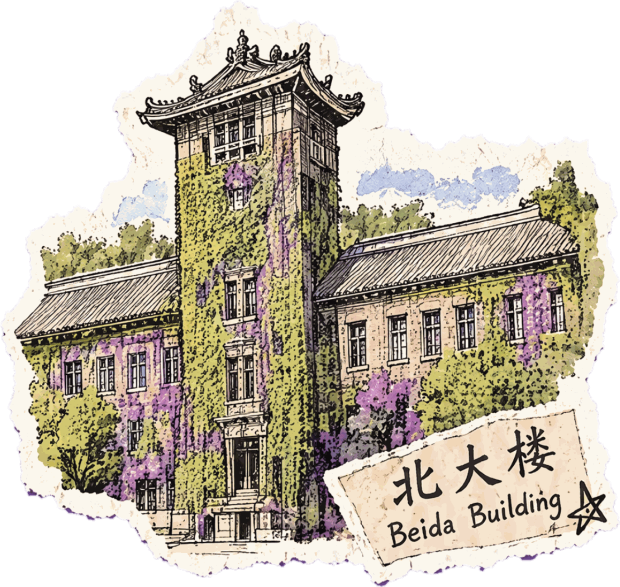
#> input picture src/NJU/art/nju-beida.png, 1240 x 1173 px (shown at 1/2 size)
$ python -i make_title_art.py   (imports and definitions only)
#> lines starting #> are read from the running program, lines starting #| are printed output that depends on the picture
#!/usr/bin/env python3
"""Generate the title-page artwork used by ``collegeBeamer``.

Each college ships a ``background.png``: a black-and-white line drawing of a
campus landmark on a white sheet.  On the new (solid main-colour) title page
that white sheet is unusable, so this script converts every drawing into
"white ink on transparency", which reads well on any dark background.

    python tools/make_title_art.py            # regenerate every college
    python tools/make_title_art.py NJU PolyU  # only the listed colleges

The result is written to ``src/<College>/art.png`` (the cover artwork) and
``src/<College>/sectionart.png`` (a feathered, blurred copy used as the
watermark on the section dividers).

Colleges with a hand-made colour collage (NJU) use it on the title page and
keep it in ``src/<College>/art/``; run ``--optimise`` to shrink those PNGs.
"""

from __future__ import annotations

import sys
from pathlib import Path

from PIL import Image, ImageChops, ImageDraw, ImageFilter, ImageOps, ImageStat

ROOT = Path(__file__).resolve().parent.parent
SRC = ROOT / "src"

# Colleges whose *title page* uses a hand-made colour collage instead of the
# converted line drawing.  They still get a line-art version for the section
# pages, so they are not skipped by the generator.
COLLAGE = {"NJU"}


# [7 lines left out: function mean_saturation, not called in this run]


def to_white_art(path: Path) -> Image.Image:
    """Turn a dark-ink-on-white drawing into white-ink-on-transparent.

    The existing alpha channel is respected and multiplied in, so the empty
    margins of the original file stay empty.
    """
#> called with path = '../src/NJU/art/nju-beida.png'
    im = Image.open(path).convert("RGBA")
#> im is the input picture: PIL image 1240x1173 RGBA; mean R, G, B, A 124.3, 116.1, 102.6, 181.2
    red, green, blue, alpha = im.split()
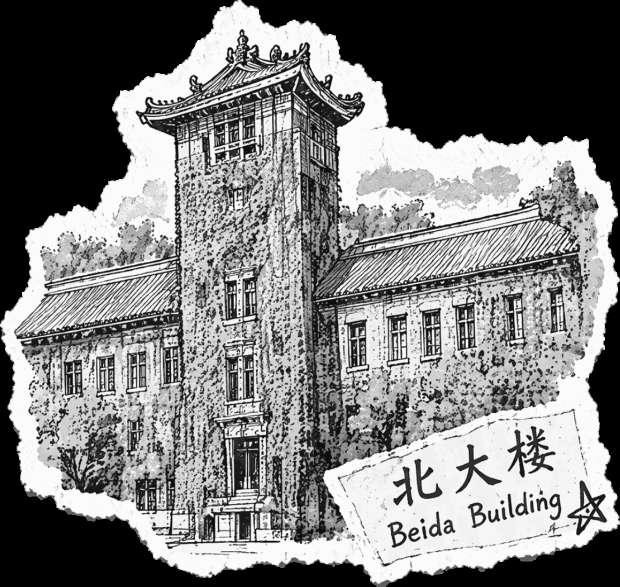
#> red: PIL image 1240x1173 L (shown at 1/2 size); min 0, max 255, mean 124.3
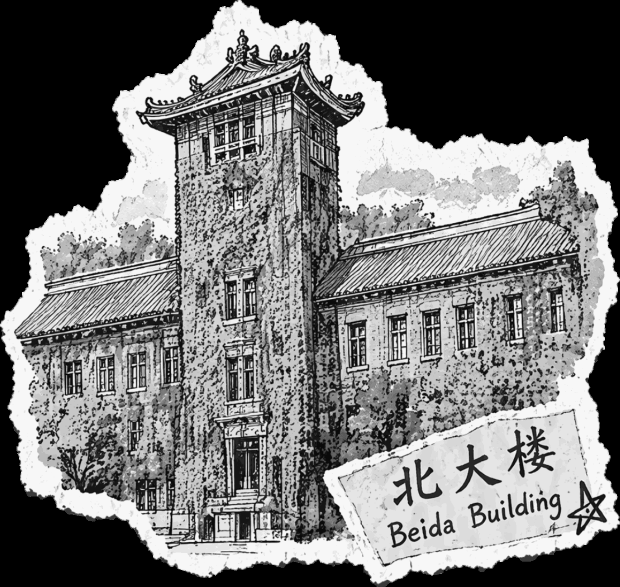
#> green: PIL image 1240x1173 L (shown at 1/2 size); min 0, max 248, mean 116.1
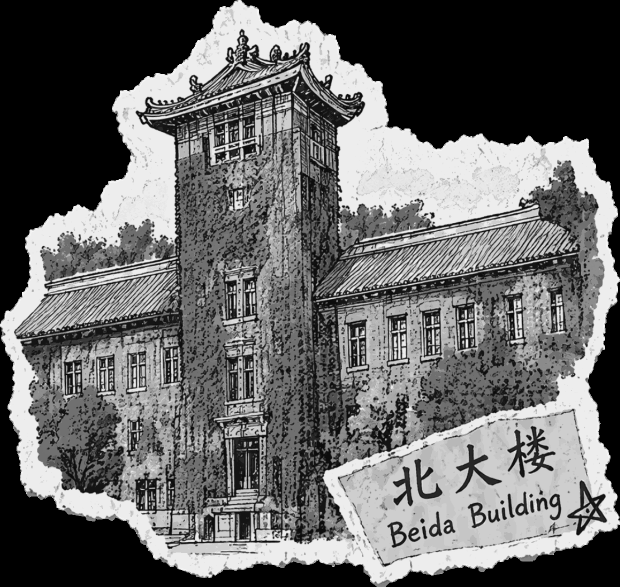
#> blue: PIL image 1240x1173 L (shown at 1/2 size); min 0, max 255, mean 102.6
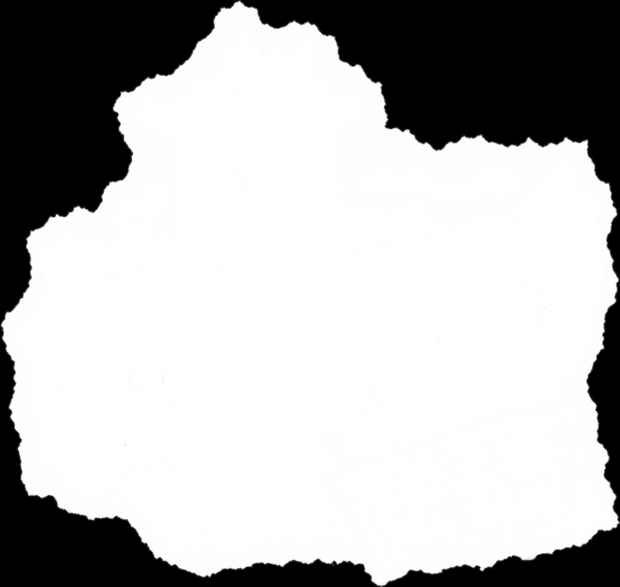
#> alpha: PIL image 1240x1173 L (shown at 1/2 size); min 0, max 255, mean 181.2

    # Perceived brightness of the artwork; dark pixels are "ink".
    luma = Image.merge("RGB", (red, green, blue)).convert("L")

    # Ink density: 1 for black, 0 for white.  The gamma < 1 thickens the
    # strokes: a sparse line drawing then carries about as much visual
    # weight as a dense photograph when it is used as a watermark.
    ink = ImageOps.invert(luma).point(lambda v: int(255 * (v / 255) ** 0.62))
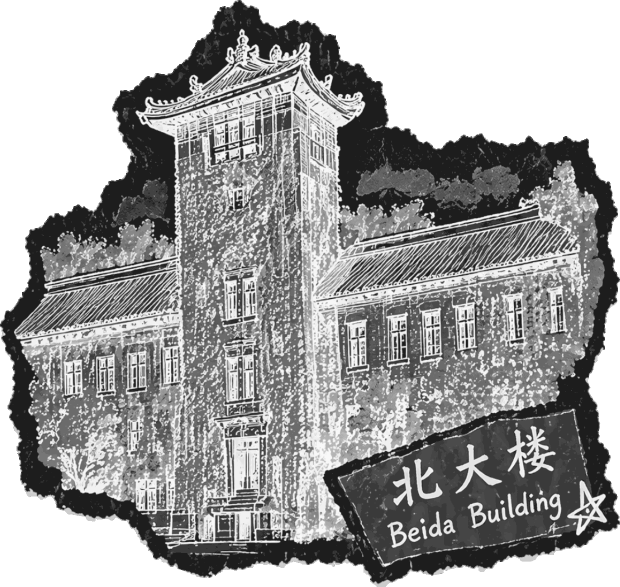
#> ink: PIL image 1240x1173 L (shown at 1/2 size); min 24, max 255, mean 159.8

    out = Image.new("RGBA", im.size, (255, 255, 255, 0))
    out.putalpha(ImageChops.multiply(ink, alpha))
    return out


# [89 lines left out: functions crop_to_content, shrink, make_watermark, optimise_collages, main, not called in this run]


# [2 lines not run here, left out]

>>> result = to_white_art('../src/NJU/art/nju-beida.png')
